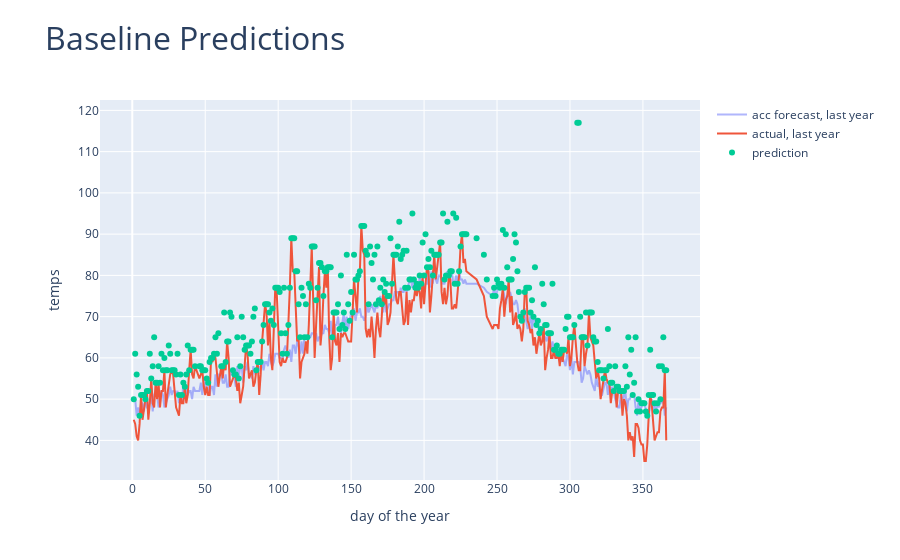

Notebook code cell kept with this figure:
### Code cell
fig03 = make_subplots(rows=1, cols=1, specs=[[{'type':'scatter'}]])

fig03.add_scatter(x =np.array(df.dayofyear),
                 y = np.array(df.forecast_acc),
                  mode='lines',
                  opacity=0.5,
                  name='acc forecast, last year',
                  row=1,col=1
                 )

fig03.add_scatter(x =np.array(df.dayofyear),
                 y = np.array(df.actual),
                  mode='lines',
                  name='actual, last year',
                  row=1,col=1
                 )

fig03.add_scatter(x =np.array(prediction.dayofyear),
                 y = np.array(prediction.MaxTemps),
                  mode='markers',
                  name='prediction',
                  row=1,col=1
                 )

fig03.update_layout({'title':{'text':'Baseline Predictions', 'font':{'size':32}},
                     'margin': {'l':100,'r':200}})

fig03.update_xaxes({'title':{'text':'day of the year'}})
fig03.update_yaxes({'title':{'text':'temps'}})

iplot(fig03)

### Figure 1 — Plotly figure (JSON) as saved in the notebook; plotly's stock layout.template omitted (floating-point values rounded to 4 significant figures; data arrays with more than 128 entries replaced by an {"elided": "..."} marker saying what was removed)
{"data": [{"mode": "lines", "name": "acc forecast, last year", "opacity": 0.5, "type": "scatter", "x": {"elided": "348 int values"}, "xaxis": "x", "y": {"elided": "348 int values"}, "yaxis": "y"}, {"mode": "lines", "name": "actual, last year", "type": "scatter", "x": {"elided": "348 int values"}, "xaxis": "x", "y": {"elided": "348 int values"}, "yaxis": "y"}, {"mode": "markers", "name": "prediction", "type": "scatter", "x": {"elided": "349 int values"}, "xaxis": "x", "y": {"elided": "349 int values"}, "yaxis": "y"}], "layout": {"margin": {"l": 100, "r": 200}, "title": {"font": {"size": 32}, "text": "Baseline Predictions"}, "xaxis": {"anchor": "y", "domain": [0, 1], "title": {"text": "day of the year"}}, "yaxis": {"anchor": "x", "domain": [0, 1], "title": {"text": "temps"}}}}
